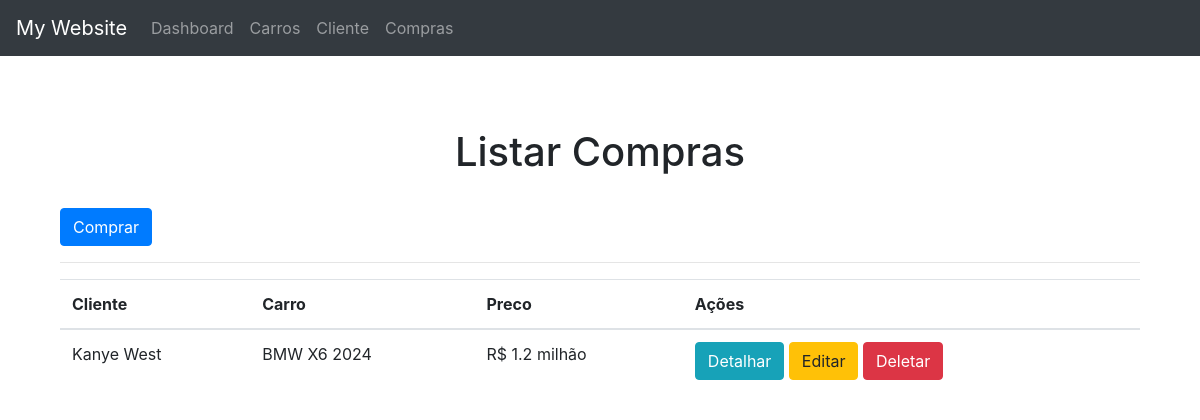
Before: /cliente/compras with the older database file.
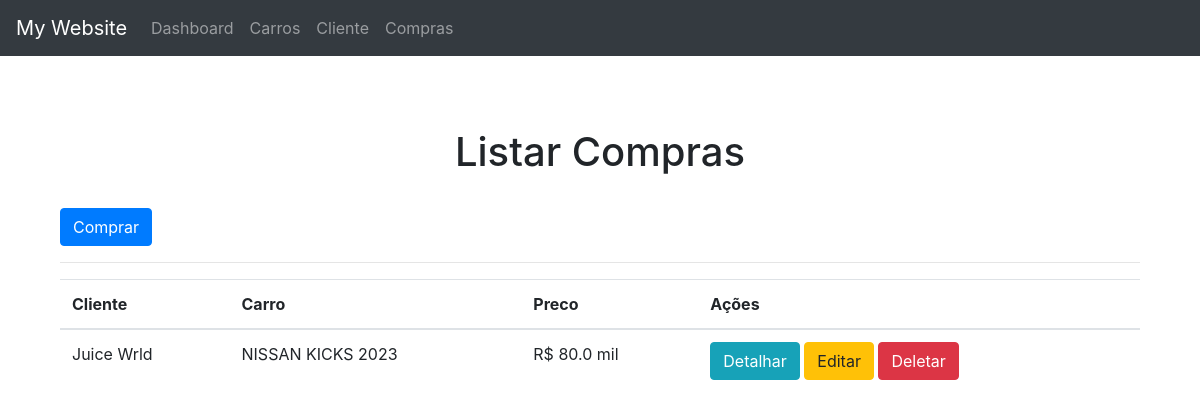
After: the same page with the newer database file.
### cliente/models.py (models this page shows, shortened)
class Compra(models.Model):
    cliente = models.ForeignKey(Cliente, related_name='compras', on_delete=models.CASCADE)
    carro = models.ForeignKey(Carro, on_delete=models.CASCADE)
    data_compra = models.DateTimeField(auto_now_add=True)
    created_at = models.DateTimeField(auto_now_add=True)
    updated_at = models.DateTimeField(auto_now=True)
    def valor(self):
        return self.carro.preco

class Cliente(models.Model):
    nome = models.CharField(max_length=100)
    sobrenome = models.CharField(max_length=100)
    cpf = models.CharField(max_length=11, unique=True)
    email = models.EmailField(unique=True)
    telefone = models.CharField(max_length=11)
    data_nascimento = models.DateField()
    created_at = models.DateTimeField(auto_now_add=True)
    updated_at = models.DateTimeField(auto_now=True)
    nivel_bruto = models.CharField(max_length=8, choices=NIVEL_CHOICES, default='BRONZE')
    def __str__(self):
        return self.nome + ' ' + self.sobrenome

### carros/models.py (models this page shows)
class Carro(models.Model):
    marca = models.CharField(max_length=100)
    modelo = models.CharField(max_length=100)
    ano = models.IntegerField()
    preco = models.FloatField()
    cor = models.CharField(max_length=100)
    data_criacao = models.DateTimeField(auto_now_add=True)
    estoque = models.IntegerField()
    imagem = models.ImageField(upload_to='carros', null=True, blank=True)
    def __str__(self):
        return self.marca + ' ' + self.modelo + ' ' + str(self.ano)

### cliente/views.py (the view)
# urls.py: path('compras', views.listar_compras, name='listar_compras'),
def listar_compras(request):
    compras = Compra.objects.all()
    for compra in compras:
        compra.preco_formatado = formatar_preco(compra.valor())
        compra.nome_cliente = compra.cliente.nome + ' ' + compra.cliente.sobrenome
    context = {
        'compras': compras,
    }
    return render(request, 'listar_compras.html', context)

### cliente/utils.py (called while the page is built)
def formatar_preco(preco):
    if preco >= 1000000:
        return f'R$ {preco / 1000000:.1f} milhão'
    elif preco >= 1000:
        return f'R$ {preco / 1000:.1f} mil'
    else:
        return f'R$ {preco:.2f}'

### cliente/templates/listar_compras.html (shortened to what this page needs)
{% extends 'basic.html' %}
{% load crispy_forms_tags %}
{% load static %}
{% block content %}
    <br>
    <br>
    <h1 class="text-center">Listar Compras</h1>
    <br>
    <div class="container-fluid distanciamento">
        <a href="{% url 'criar_compra' %}" class="btn btn-primary">Comprar</a>
        <br>
        <hr>
        <table class="table">
            <thead>
              <tr>
                <th scope="col">Cliente</th>
                <th scope="col">Carro</th>
                <th scope="col">Preco</th>
                <th scope="col">Ações</th>
              </tr>
            </thead>
            <tbody>
                {% for compra in compras %}
                    <tr>
                        <td>{{ compra.cliente }}</td>
                        <td>{{ compra.carro }}</td>
                        <td>{{ compra.preco_formatado }}</td>
                        <td>
                            <a href="{% url 'compra' compra.id %}" class="btn btn-info">Detalhar</a>
                            <a href="{% url 'editar_compra' compra.id %}" class="btn btn-warning">Editar</a>
                            <a onclick="apagar_compra({{ compra.id }})" class="btn btn-danger">Deletar</a>
                    </tr>
                {% endfor %}
            </tbody>
          </table>
    </div>
{% endblock %}

Changed rows visible on the page:
removed Compra: cliente "Kanye West", carro "BMW X6 2024", preco_formatado "R$ 1.2 milhão"
added Compra: cliente "Juice Wrld", carro "NISSAN KICKS 2023", preco_formatado "R$ 80.0 mil"
